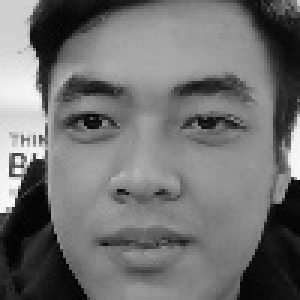
#> input picture step1/imggray/gray1.jpg, 100 x 100 px, found by its file name (shown 3 times larger); its folder holds 4 pictures in this run
$ python eigen_report.py
#> lines starting #> are read from the running program, lines starting #| are printed output that depends on the picture
from matplotlib import pyplot as plt
from matplotlib.image import imread
import numpy as np
import os
from numpy import linalg as la


TRAIN_IMG_FOLDER = './step1/imggray/'

train_set_files = os.listdir(TRAIN_IMG_FOLDER)

width  = 100
height = 100

print('Train Images:')
train_image_names = os.listdir(TRAIN_IMG_FOLDER)
training_tensor   = np.ndarray(shape=(len(train_image_names), height*width), dtype=np.float64)

for i in range(len(train_image_names)):
    img = plt.imread(TRAIN_IMG_FOLDER + train_image_names[i])
#> img is the input picture: shape (100, 100); min 1, max 252, mean 112.9
    training_tensor[i,:] = np.array(img, dtype='float64').flatten()
    plt.subplot(5,5,1+i)
    plt.imshow(img, cmap='gray')
    print("img ["+str(i)+"]")
    print(img)
#> (printed output is left out)
    plt.tick_params(labelleft='off', labelbottom='off', bottom='off',top='off',right='off',left='off', which='both')
plt.show()

#calculate the mean face

mean_face = np.zeros((1,height*width))

for i in training_tensor:
    print(mean_face)
    mean_face = np.add(mean_face,i)
print("mean_face_1")
print(mean_face)
mean_face = np.divide(mean_face,float(len(train_image_names))).flatten()
print("mean_face_2")
print(mean_face)
mean_face = mean_face.astype(int)
print("int")
imgMean = mean_face.reshape(height, width)
print(imgMean.shape)

plt.imshow(mean_face.reshape(height, width), cmap='gray')
plt.tick_params(labelleft='off', labelbottom='off', bottom='off',top='off',right='off',left='off', which='both')
plt.show()
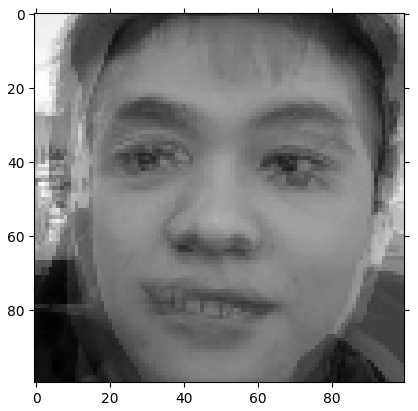
#> figure drawn by matplotlib, 1 panel

#Calculation of difference between training vector and mean vector Φ_i=Γ_i-Ψ
normalised_training_tensor = np.ndarray(shape=(len(train_image_names), height*width))

for i in range(len(train_image_names)):
    normalised_training_tensor[i] = np.subtract(training_tensor[i],mean_face)
    print(i)
    print(normalised_training_tensor[i].reshape(-1,1))


for i in range(len(train_image_names)):
    img = normalised_training_tensor[i].reshape(height,width)
    plt.subplot(5,5,1+i)
    plt.imshow(img, cmap='gray')
    plt.imsave("./temp/imgpi_"+str(i)+".jpg",img, cmap='gray')
    plt.tick_params(labelleft='off', labelbottom='off', bottom='off',top='off',right='off',left='off', which='both')
#> this loop made 4 passes
#> pass 1, `plt.imsave("./temp/imgpi_"+str(i)+".jpg",img, cmap='gray')`:
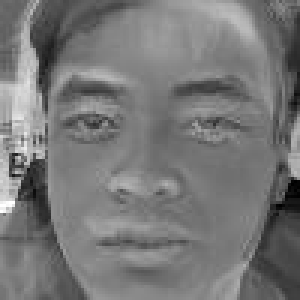
#> saved as imgpi_0.jpg: shape (100, 100, 3) (shown 3 times larger); min 0, max 255, mean 119.3
plt.show()

print("normalised:")
a = normalised_training_tensor.T
b = normalised_training_tensor
AAT = np.mat(a) * np.mat(b)
ATA = np.mat(b) * np.mat(a)
print("A=")
print(a)
print("AAT")
print(AAT)
print(AAT.shape)
print("ATA")
print(ATA)
print(ATA.shape)


eigenValues, eigenVectors = la.eig(ATA)

print(len(eigenValues))
print(len(eigenVectors))
print("eigenVector")
print(eigenVectors)
print("eigenValues")
eigenValues = eigenValues.astype(int)
for i in range(len(eigenValues)):
    print(eigenValues[i])

Av = []

for i in range(len(eigenVectors)):
    temp =  a* (eigenVectors.T[i].T)
    Av.append (temp)
    avTemp = temp.T
    print("avTemp["+str(i)+"]")
    print(avTemp)
    print(avTemp.shape)
    normTemp = la.norm(avTemp)
    print("calculate norm u["+str(i)+"]:")
    avv = avTemp/normTemp
    print(avv)
    print(avv.shape)


print(eigenValues)
print("cumsum:")
print(np.cumsum(eigenValues))

sorted_ind = sorted(range(eigenValues.shape[0]), key=lambda k: eigenValues[k], reverse=True)
print("sorted:")
print(sorted_ind)

eigvalues_sort = eigenValues[sorted_ind]
print("eigenSort:")
print(eigvalues_sort)
print("sum eigensort")
print(sum(eigvalues_sort))

leu = np.cumsum(eigvalues_sort)/sum(eigvalues_sort)

# Show cumulative proportion of varaince with respect to components
print("222222222222 Cumulative proportion of variance explained vector: \n%s" %leu)

print("End Step")
#end step

# calculate covariance matrix
cov_matrix=np.cov(normalised_training_tensor)
cov_matrix = np.divide(cov_matrix,25.0)
print("COV_MATRIX")
print(cov_matrix)
print('Covariance Matrix Shape:', cov_matrix.shape)
#print('Covariance matrix of X: \n%s' %cov_matrix)

#eigenvalues and eigenvectors
eigenvalues, eigenvectors, = np.linalg.eig(cov_matrix)
print('eigenvalues.shape: {} eigenvectors.shape: {}'.format(eigenvalues.shape, eigenvectors.shape))
print("eigenVectorX")
print(eigenvectors)
print("eigenValuesX")
for i in range(len(eigenvalues)):
    print(eigenvalues[i])

eig_pairs = [(eigenvalues[index], eigenvectors[:,index]) for index in range(len(eigenvalues))]

# Sort the eigen pairs in descending order:
eig_pairs.sort(reverse=True)
eigvalues_sort  = [eig_pairs[index][0] for index in range(len(eigenvalues))]
eigvectors_sort = [eig_pairs[index][1] for index in range(len(eigenvalues))]

sorted_ind = sorted(range(eigenvalues.shape[0]), key=lambda k: eigenvalues[k], reverse=True)

eigvalues_sort = eigenvalues[sorted_ind]
eigvectors_sort = eigenvectors[sorted_ind]
train_set_files_sort = np.array(train_set_files)[sorted_ind]

var_comp_sum = np.cumsum(eigvalues_sort)/sum(eigvalues_sort)

# Show cumulative proportion of varaince with respect to components
print("Cumulative proportion of variance explained vector: \n%s" %var_comp_sum)

# x-axis for number of principal components kept
num_comp = range(1,len(eigvalues_sort)+1)
plt.title('Cum. Prop. Variance Explain and Components Kept')
plt.xlabel('Principal Components')
plt.ylabel('Cum. Prop. Variance Expalined')

plt.scatter(num_comp, var_comp_sum)
plt.show()
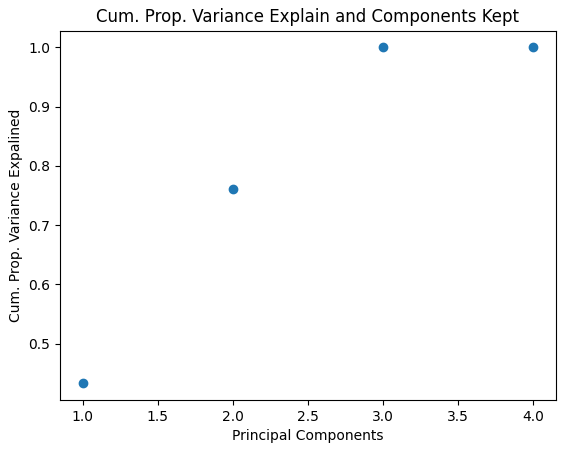
#> figure drawn by matplotlib, 1 panel

reduced_data = np.array(eigvectors_sort[:25]).transpose()
reduced_data.shape

print(training_tensor.transpose().shape, reduced_data.shape)


proj_data = np.dot(training_tensor.transpose(),reduced_data)
proj_data = proj_data.transpose()
proj_data.shape

for i in range(proj_data.shape[0]):
    img = proj_data[i].reshape(height,width)
    plt.subplot(5,5,1+i)
    plt.imshow(img, cmap='gray')
    plt.tick_params(labelleft='off', labelbottom='off', bottom='off',top='off',right='off',left='off', which='both')
#> this loop made 4 passes
#> pass 1, `img = proj_data[i].reshape(height,width)`:
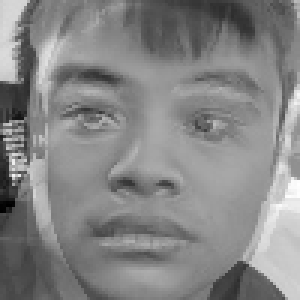
#> img: shape (100, 100) float64 (shown 3 times larger); min -105.8, max 244.6, mean 77.9; drawn with min black and max white
#> pass 2, `img = proj_data[i].reshape(height,width)`:
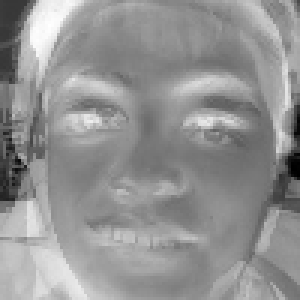
#> img: shape (100, 100) float64 (shown 3 times larger); min -331.6, max 82.23, mean -92.9; drawn with min black and max white
#> pass 3, `img = proj_data[i].reshape(height,width)`:
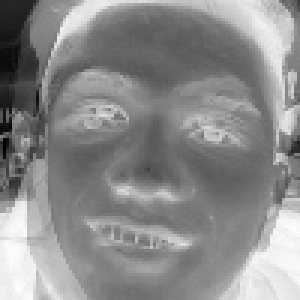
#> img: shape (100, 100) float64 (shown 3 times larger); min -377.9, max -6.84, mean -175.3; drawn with min black and max white
plt.show()
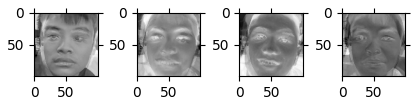
#> figure drawn by matplotlib, 4 panels
